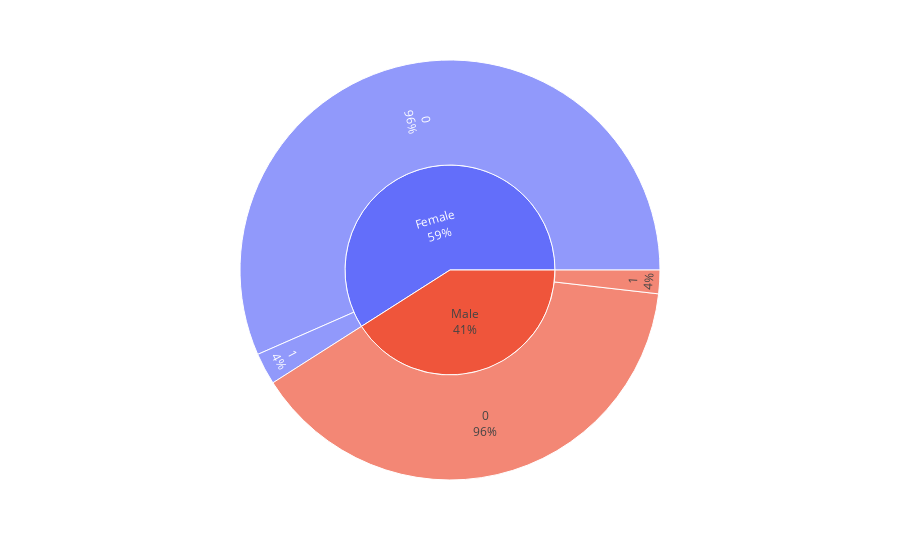

Write notebook code for a chart like this one.
### Markdown cell above
here we have imbalanced data 95.7% vs 4.26%

### Code cell
fig = px.sunburst(df, path=['gender','stroke']).update_traces(textinfo='label+percent parent')
fig.show()

### Figure 1 — Plotly figure (JSON) as saved in the notebook; plotly's stock layout.template omitted (floating-point values rounded to 4 significant figures)
{"data": [{"branchvalues": "total", "domain": {"x": [0, 1], "y": [0, 1]}, "hovertemplate": "labels=%{label}<br>count=%{value}<br>parent=%{parent}<br>id=%{id}<extra></extra>", "ids": ["Female/0", "Male/0", "Female/1", "Male/1", "Female", "Male"], "labels": ["0", "0", "1", "1", "Female", "Male"], "name": "", "parents": ["Female", "Male", "Female", "Male", "", ""], "textinfo": "label+percent parent", "type": "sunburst", "values": [2777, 1922, 120, 89, 2897, 2011]}], "layout": {"legend": {"tracegroupgap": 0}, "margin": {"t": 60}}}
